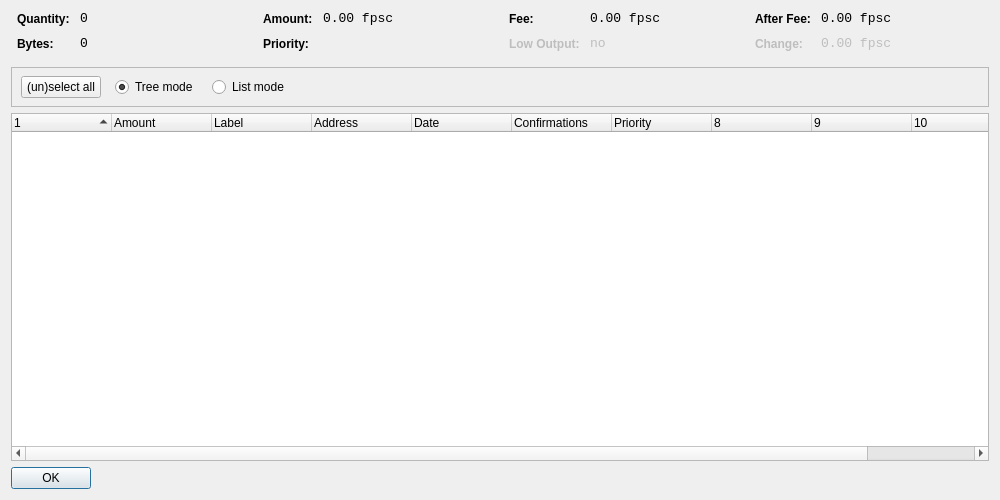
<?xml version="1.0" encoding="UTF-8"?>
<ui version="4.0">
 <class>CoinControlDialog</class>
 <widget class="QDialog" name="CoinControlDialog">
  <property name="geometry">
   <rect>
    <x>0</x>
    <y>0</y>
    <width>1000</width>
    <height>500</height>
   </rect>
  </property>
  <property name="windowTitle">
   <string>Coin Control</string>
  </property>
  <layout class="QVBoxLayout" name="verticalLayout">
   <item>
    <layout class="QHBoxLayout" name="horizontalLayoutTop" stretch="0,0,0,0">
     <property name="topMargin">
      <number>0</number>
     </property>
     <property name="bottomMargin">
      <number>10</number>
     </property>
     <item>
      <layout class="QFormLayout" name="formLayoutCoinControl1">
       <property name="horizontalSpacing">
        <number>10</number>
       </property>
       <property name="verticalSpacing">
        <number>10</number>
       </property>
       <property name="leftMargin">
        <number>6</number>
       </property>
       <property name="rightMargin">
        <number>6</number>
       </property>
       <item row="0" column="0">
        <widget class="QLabel" name="labelCoinControlQuantityText">
         <property name="styleSheet">
          <string notr="true">font-weight:bold;</string>
         </property>
         <property name="text">
          <string>Quantity:</string>
         </property>
        </widget>
       </item>
       <item row="0" column="1">
        <widget class="QLabel" name="labelCoinControlQuantity">
         <property name="font">
          <font>
           <family>Monospace</family>
           <pointsize>10</pointsize>
          </font>
         </property>
         <property name="cursor">
          <cursorShape>IBeamCursor</cursorShape>
         </property>
         <property name="contextMenuPolicy">
          <enum>Qt::ActionsContextMenu</enum>
         </property>
         <property name="text">
          <string notr="true">0</string>
         </property>
         <property name="textInteractionFlags">
          <set>Qt::LinksAccessibleByMouse|Qt::TextSelectableByKeyboard|Qt::TextSelectableByMouse</set>
         </property>
        </widget>
       </item>
       <item row="1" column="0">
        <widget class="QLabel" name="labelCoinControlBytesText">
         <property name="styleSheet">
          <string notr="true">font-weight:bold;</string>
         </property>
         <property name="text">
          <string>Bytes:</string>
         </property>
        </widget>
       </item>
       <item row="1" column="1">
        <widget class="QLabel" name="labelCoinControlBytes">
         <property name="font">
          <font>
           <family>Monospace</family>
           <pointsize>10</pointsize>
          </font>
         </property>
         <property name="cursor">
          <cursorShape>IBeamCursor</cursorShape>
         </property>
         <property name="contextMenuPolicy">
          <enum>Qt::ActionsContextMenu</enum>
         </property>
         <property name="text">
          <string notr="true">0</string>
         </property>
         <property name="textInteractionFlags">
          <set>Qt::LinksAccessibleByMouse|Qt::TextSelectableByKeyboard|Qt::TextSelectableByMouse</set>
         </property>
        </widget>
       </item>
      </layout>
     </item>
     <item>
      <layout class="QFormLayout" name="formLayoutCoinControl2">
       <property name="horizontalSpacing">
        <number>10</number>
       </property>
       <property name="verticalSpacing">
        <number>10</number>
       </property>
       <property name="leftMargin">
        <number>6</number>
       </property>
       <property name="rightMargin">
        <number>6</number>
       </property>
       <item row="0" column="0">
        <widget class="QLabel" name="labelCoinControlAmountText">
         <property name="styleSheet">
          <string notr="true">font-weight:bold;</string>
         </property>
         <property name="text">
          <string>Amount:</string>
         </property>
        </widget>
       </item>
       <item row="0" column="1">
        <widget class="QLabel" name="labelCoinControlAmount">
         <property name="font">
          <font>
           <family>Monospace</family>
           <pointsize>10</pointsize>
          </font>
         </property>
         <property name="cursor">
          <cursorShape>IBeamCursor</cursorShape>
         </property>
         <property name="contextMenuPolicy">
          <enum>Qt::ActionsContextMenu</enum>
         </property>
         <property name="text">
          <string notr="true">0.00 fpsc</string>
         </property>
         <property name="textInteractionFlags">
          <set>Qt::LinksAccessibleByMouse|Qt::TextSelectableByKeyboard|Qt::TextSelectableByMouse</set>
         </property>
        </widget>
       </item>
       <item row="1" column="0">
        <widget class="QLabel" name="labelCoinControlPriorityText">
         <property name="styleSheet">
          <string notr="true">font-weight:bold;</string>
         </property>
         <property name="text">
          <string>Priority:</string>
         </property>
        </widget>
       </item>
       <item row="1" column="1">
        <widget class="QLabel" name="labelCoinControlPriority">
         <property name="font">
          <font>
           <family>Monospace</family>
           <pointsize>10</pointsize>
          </font>
         </property>
         <property name="cursor">
          <cursorShape>IBeamCursor</cursorShape>
         </property>
         <property name="contextMenuPolicy">
          <enum>Qt::ActionsContextMenu</enum>
         </property>
         <property name="text">
          <string/>
         </property>
         <property name="textInteractionFlags">
          <set>Qt::LinksAccessibleByMouse|Qt::TextSelectableByKeyboard|Qt::TextSelectableByMouse</set>
         </property>
        </widget>
       </item>
      </layout>
     </item>
     <item>
      <layout class="QFormLayout" name="formLayoutCoinControl3">
       <property name="horizontalSpacing">
        <number>10</number>
       </property>
       <property name="verticalSpacing">
        <number>10</number>
       </property>
       <property name="leftMargin">
        <number>6</number>
       </property>
       <property name="rightMargin">
        <number>6</number>
       </property>
       <item row="0" column="0">
        <widget class="QLabel" name="labelCoinControlFeeText">
         <property name="styleSheet">
          <string notr="true">font-weight:bold;</string>
         </property>
         <property name="text">
          <string>Fee:</string>
         </property>
        </widget>
       </item>
       <item row="0" column="1">
        <widget class="QLabel" name="labelCoinControlFee">
         <property name="font">
          <font>
           <family>Monospace</family>
           <pointsize>10</pointsize>
          </font>
         </property>
         <property name="cursor">
          <cursorShape>IBeamCursor</cursorShape>
         </property>
         <property name="contextMenuPolicy">
          <enum>Qt::ActionsContextMenu</enum>
         </property>
         <property name="text">
          <string notr="true">0.00 fpsc</string>
         </property>
         <property name="textInteractionFlags">
          <set>Qt::LinksAccessibleByMouse|Qt::TextSelectableByKeyboard|Qt::TextSelectableByMouse</set>
         </property>
        </widget>
       </item>
       <item row="1" column="0">
        <widget class="QLabel" name="labelCoinControlLowOutputText">
         <property name="enabled">
          <bool>false</bool>
         </property>
         <property name="styleSheet">
          <string notr="true">font-weight:bold;</string>
         </property>
         <property name="text">
          <string>Low Output:</string>
         </property>
        </widget>
       </item>
       <item row="1" column="1">
        <widget class="QLabel" name="labelCoinControlLowOutput">
         <property name="enabled">
          <bool>false</bool>
         </property>
         <property name="font">
          <font>
           <family>Monospace</family>
           <pointsize>10</pointsize>
          </font>
         </property>
         <property name="cursor">
          <cursorShape>IBeamCursor</cursorShape>
         </property>
         <property name="contextMenuPolicy">
          <enum>Qt::ActionsContextMenu</enum>
         </property>
         <property name="text">
          <string notr="true">no</string>
         </property>
         <property name="textInteractionFlags">
          <set>Qt::LinksAccessibleByMouse|Qt::TextSelectableByKeyboard|Qt::TextSelectableByMouse</set>
         </property>
        </widget>
       </item>
      </layout>
     </item>
     <item>
      <layout class="QFormLayout" name="formLayoutCoinControl4">
       <property name="horizontalSpacing">
        <number>10</number>
       </property>
       <property name="verticalSpacing">
        <number>10</number>
       </property>
       <property name="leftMargin">
        <number>6</number>
       </property>
       <property name="rightMargin">
        <number>6</number>
       </property>
       <item row="0" column="0">
        <widget class="QLabel" name="labelCoinControlAfterFeeText">
         <property name="styleSheet">
          <string notr="true">font-weight:bold;</string>
         </property>
         <property name="text">
          <string>After Fee:</string>
         </property>
        </widget>
       </item>
       <item row="0" column="1">
        <widget class="QLabel" name="labelCoinControlAfterFee">
         <property name="font">
          <font>
           <family>Monospace</family>
           <pointsize>10</pointsize>
          </font>
         </property>
         <property name="cursor">
          <cursorShape>IBeamCursor</cursorShape>
         </property>
         <property name="contextMenuPolicy">
          <enum>Qt::ActionsContextMenu</enum>
         </property>
         <property name="text">
          <string notr="true">0.00 fpsc</string>
         </property>
         <property name="textInteractionFlags">
          <set>Qt::LinksAccessibleByMouse|Qt::TextSelectableByKeyboard|Qt::TextSelectableByMouse</set>
         </property>
        </widget>
       </item>
       <item row="1" column="0">
        <widget class="QLabel" name="labelCoinControlChangeText">
         <property name="enabled">
          <bool>false</bool>
         </property>
         <property name="styleSheet">
          <string notr="true">font-weight:bold;</string>
         </property>
         <property name="text">
          <string>Change:</string>
         </property>
        </widget>
       </item>
       <item row="1" column="1">
        <widget class="QLabel" name="labelCoinControlChange">
         <property name="enabled">
          <bool>false</bool>
         </property>
         <property name="font">
          <font>
           <family>Monospace</family>
           <pointsize>10</pointsize>
          </font>
         </property>
         <property name="cursor">
          <cursorShape>IBeamCursor</cursorShape>
         </property>
         <property name="contextMenuPolicy">
          <enum>Qt::ActionsContextMenu</enum>
         </property>
         <property name="text">
          <string notr="true">0.00 fpsc</string>
         </property>
         <property name="textInteractionFlags">
          <set>Qt::LinksAccessibleByMouse|Qt::TextSelectableByKeyboard|Qt::TextSelectableByMouse</set>
         </property>
        </widget>
       </item>
      </layout>
     </item>
    </layout>
   </item>
   <item>
    <widget class="QFrame" name="frame">
     <property name="minimumSize">
      <size>
       <width>0</width>
       <height>40</height>
      </size>
     </property>
     <property name="frameShape">
      <enum>QFrame::StyledPanel</enum>
     </property>
     <property name="frameShadow">
      <enum>QFrame::Sunken</enum>
     </property>
     <widget class="QWidget" name="horizontalLayoutWidget">
      <property name="geometry">
       <rect>
        <x>10</x>
        <y>0</y>
        <width>781</width>
        <height>41</height>
       </rect>
      </property>
      <layout class="QHBoxLayout" name="horizontalLayoutPanel" stretch="0,0,0,0,0">
       <property name="spacing">
        <number>14</number>
       </property>
       <item>
        <widget class="QPushButton" name="pushButtonSelectAll">
         <property name="sizePolicy">
          <sizepolicy hsizetype="Maximum" vsizetype="Fixed">
           <horstretch>0</horstretch>
           <verstretch>0</verstretch>
          </sizepolicy>
         </property>
         <property name="text">
          <string>(un)select all</string>
         </property>
        </widget>
       </item>
       <item>
        <widget class="QRadioButton" name="radioTreeMode">
         <property name="sizePolicy">
          <sizepolicy hsizetype="Maximum" vsizetype="Fixed">
           <horstretch>0</horstretch>
           <verstretch>0</verstretch>
          </sizepolicy>
         </property>
         <property name="text">
          <string>Tree mode</string>
         </property>
         <property name="checked">
          <bool>true</bool>
         </property>
        </widget>
       </item>
       <item>
        <widget class="QRadioButton" name="radioListMode">
         <property name="sizePolicy">
          <sizepolicy hsizetype="Maximum" vsizetype="Fixed">
           <horstretch>0</horstretch>
           <verstretch>0</verstretch>
          </sizepolicy>
         </property>
         <property name="text">
          <string>List mode</string>
         </property>
        </widget>
       </item>
       <item>
        <spacer name="horizontalSpacer">
         <property name="orientation">
          <enum>Qt::Horizontal</enum>
         </property>
         <property name="sizeHint" stdset="0">
          <size>
           <width>40</width>
           <height>20</height>
          </size>
         </property>
        </spacer>
       </item>
      </layout>
     </widget>
    </widget>
   </item>
   <item>
    <widget class="CoinControlTreeWidget" name="treeWidget">
     <property name="contextMenuPolicy">
      <enum>Qt::CustomContextMenu</enum>
     </property>
     <property name="sortingEnabled">
      <bool>false</bool>
     </property>
     <property name="columnCount">
      <number>11</number>
     </property>
     <attribute name="headerShowSortIndicator" stdset="0">
      <bool>true</bool>
     </attribute>
     <attribute name="headerStretchLastSection">
      <bool>false</bool>
     </attribute>
     <column>
      <property name="text">
       <string/>
      </property>
     </column>
     <column>
      <property name="text">
       <string>Amount</string>
      </property>
     </column>
     <column>
      <property name="text">
       <string>Label</string>
      </property>
     </column>
     <column>
      <property name="text">
       <string>Address</string>
      </property>
     </column>
     <column>
      <property name="text">
       <string>Date</string>
      </property>
     </column>
     <column>
      <property name="text">
       <string>Confirmations</string>
      </property>
      <property name="toolTip">
       <string>Confirmed</string>
      </property>
     </column>
     <column>
      <property name="text">
       <string>Priority</string>
      </property>
     </column>
     <column>
      <property name="text">
       <string/>
      </property>
     </column>
     <column>
      <property name="text">
       <string/>
      </property>
     </column>
     <column>
      <property name="text">
       <string/>
      </property>
     </column>
     <column>
      <property name="text">
       <string/>
      </property>
     </column>
    </widget>
   </item>
   <item>
    <widget class="QDialogButtonBox" name="buttonBox">
     <property name="sizePolicy">
      <sizepolicy hsizetype="Maximum" vsizetype="Fixed">
       <horstretch>0</horstretch>
       <verstretch>0</verstretch>
      </sizepolicy>
     </property>
     <property name="orientation">
      <enum>Qt::Horizontal</enum>
     </property>
     <property name="standardButtons">
      <set>QDialogButtonBox::Ok</set>
     </property>
    </widget>
   </item>
  </layout>
 </widget>
 <customwidgets>
  <customwidget>
   <class>CoinControlTreeWidget</class>
   <extends>QTreeWidget</extends>
   <header>coincontroltreewidget.h</header>
  </customwidget>
 </customwidgets>
 <resources/>
 <connections/>
</ui>
